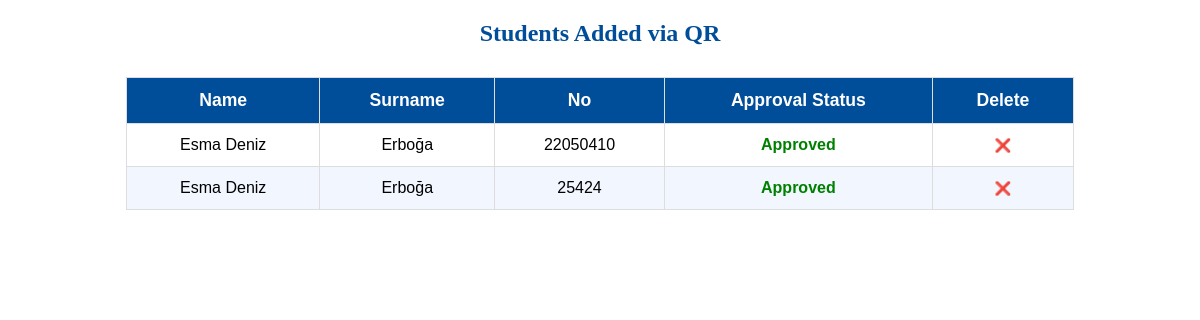
/yoklamalist/, run on the app's committed database.
### Attendance/RollCall/models.py (models this page shows, shortened)
class Yoklama(models.Model):
    ad = models.CharField(max_length=100)
    soyad = models.CharField(max_length=100)
    numara = models.CharField(max_length=20)
    onaylandi = models.BooleanField(default=False)  # kutucuk: "kendim onayladım"

### Attendance/RollCall/views.py (the view)
# urls.py: path('yoklamalist/', views.yoklamalist, name='yoklamalist'),
def yoklamalist(request):
    yoklamalar = Yoklama.objects.all().order_by('-id')  # Tüm yoklamalar, yeni ilk
    return render(request, 'yoklamalist.html', {'yoklamalar': yoklamalar})

### Attendance/RollCall/templates/yoklamalist.html (shortened to what this page needs)
<!DOCTYPE html>
<html lang="tr">
    {%load static%}
<head>
    <link rel="stylesheet" href="{% static 'css/list.css' %}" />
</head>
<body>
    <h2 style="text-align:center; color:#004d99;">Students Added via QR</h2>
    <table>
        <thead>
            <tr>
                <th>Name</th>
                <th>Surname</th>
                <th>No</th>
                <th>Approval Status</th>
                <th>Delete</th>
            </tr>
        </thead>
        <tbody>
            {% for yoklama in yoklamalar %}
                <tr>
                    <td>{{ yoklama.ad }}</td>
                    <td>{{ yoklama.soyad }}</td>
                    <td>{{ yoklama.numara }}</td>
                    <td>
                        {% if yoklama.onaylandi %}
                            <span style="color:green; font-weight:bold;">Approved</span>
                        {% else %}
                            <span style="color:red; font-weight:bold;">Not Approved</span>
                        {% endif %}
                    </td>
                     <td>
                <form method="POST" action="{% url 'yoklama_sil' yoklama.id %}" style="display:inline;">
                    <button type="submit" style="background:none; border:none; color:red; cursor:pointer;" title="Sil">&#10060;</button>
                </form>
            </td>
                </tr>
            {% empty %}
                <tr>
                    <td colspan="4">Attendance has not been taken yet.</td>
                </tr>
            {% endfor %}
        </tbody>
    </table>
</body>
</html>

### Attendance/RollCall/static/css/list.css (style rules this page uses)
table { width: 80%; margin: 30px auto; border-collapse: collapse; font-family: Arial, sans-serif; }
th, td { padding: 12px 18px; border: 1px solid #ddd; text-align: center; }
th { background-color: #004d99; color: white; font-size: 1.1em; }
tr:nth-child(even) { background-color: #f2f7ff; }

### data on the page
Yoklama: ad "Esma Deniz", soyad "Erboğa", numara "22050410", onaylandi "Approved"
Yoklama: ad "Esma Deniz", soyad "Erboğa", numara "25424", onaylandi "Approved"
